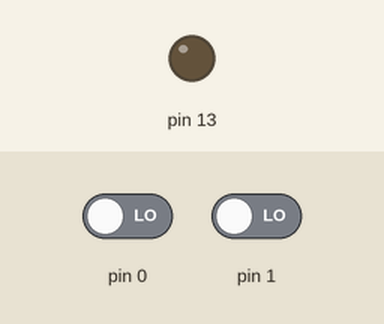
This sketch was run on a simulated Arduino Uno, built with avr-gcc and run on an emulated ATmega328P. Shown: output pins drawn as LEDs (lit = HIGH). The test bench sets the inputs (shaded band); at power-on: pin 0 LOW, pin 1 LOW.

Above: at 1.2 s.
1.3 s: pin 0 driven HIGH
At 2.5 s:
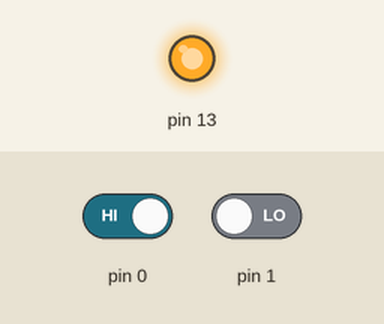
2.8 s: pin 1 driven HIGH
At 4.0 s:
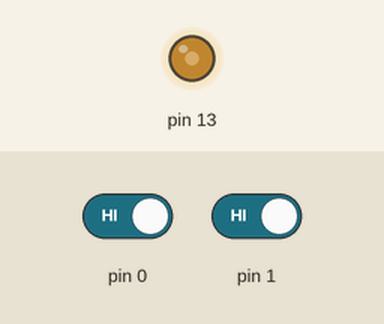
4.3 s: pin 1 driven LOW
At 4.7 s:
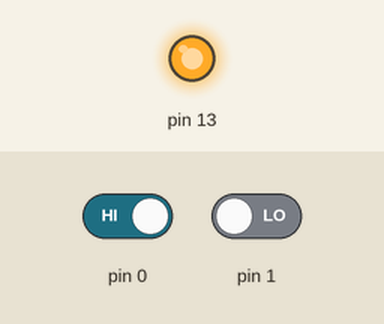
Timing chart, 0 to 7.3 s (numbered marks = the images above; inputs shaded):
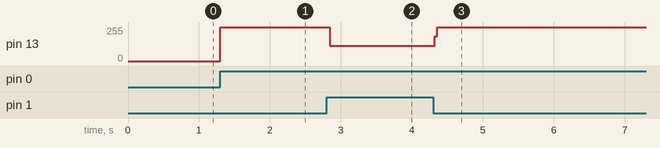

The sketch:

butonLed2_1.ino
```cpp
void setup() {
  // put your setup code here, to run once:
  pinMode(0,INPUT);
  pinMode(1,INPUT);
  pinMode(13,OUTPUT);
}

void loop() {
  // put your main code here, to run repeatedly:
  int buton1 = digitalRead(0);
  //eğer btn1 basılı ise led yanacak
  if(buton1==1)
    digitalWrite(13,1);

  int buton2 = digitalRead(1);
  //eğer btn2 basılı ise led sönecek
  if(buton2==1)
    digitalWrite(13,0);
}
```

Measured:
- after the input at 1.3 s, pin 13: 0/255 → 255/255 at once
- after the input at 2.8 s, pin 13: 255/255 → 115/255 at once
- after the input at 4.3 s, pin 13: 115/255 → 255/255 at once
